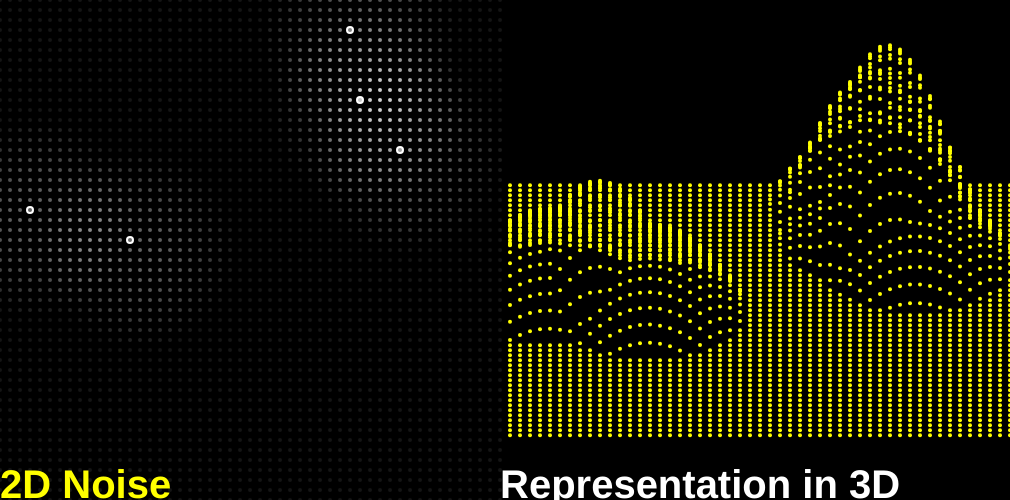
Frame 1 (no input)
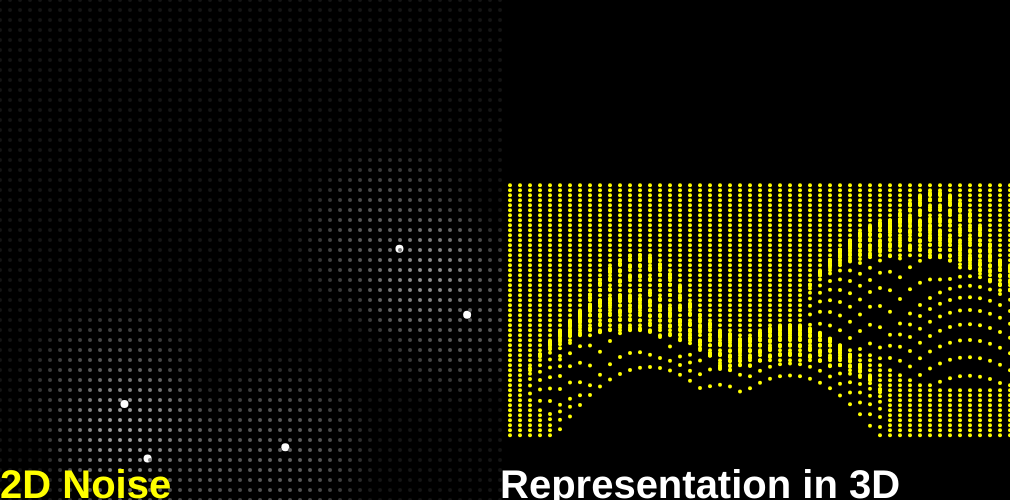
Frame 60 (no input)
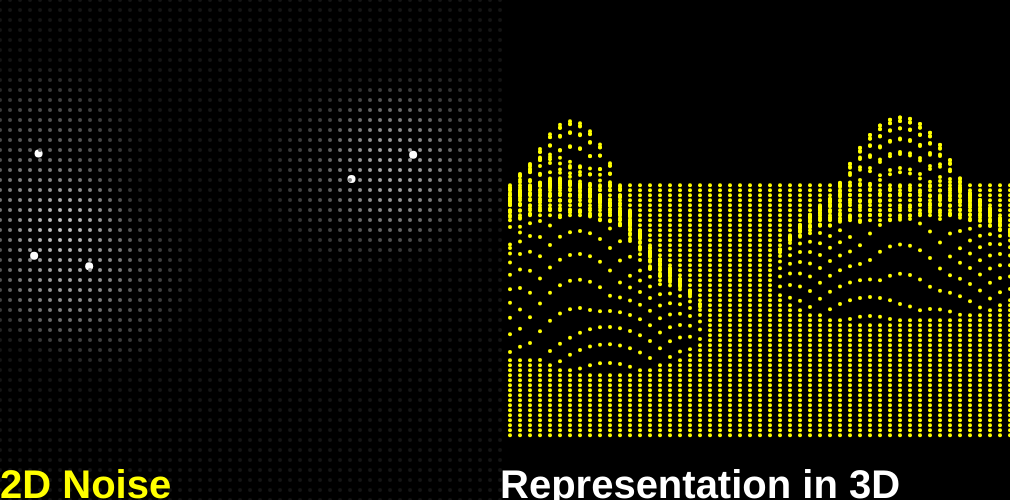
Frame 120 (the mouse pressed at the canvas centre since frame 60)

The p5.js sketch that drew these frames (run headless with seeded random() and noise() and a simulated clock; from frame 60 on, the mouse is pressed at the canvas centre):

// p5.js sketch
// ── sketch.js
let points = [];
let pointCount;
let res, pixeCount;
let maxDist;

function setup() {
  res=10;
  pixelCount=createVector(50,50);
  maxDist = 100;
  createCanvas(pixelCount.x*res * 2 +res, pixelCount.y*res);
  
  //initialize points
  pointCount = 5;
  for(let i = 0;i<pointCount;i++){
    points[i] = new MovingPoint();
  }
}


function draw() {
  background(0);

  
  for(let  i= 0;i<pointCount;i++){
    points[i].update();
  }
  
  let secondCanvasOffset = pixelCount.x * res + res;
  strokeWeight(4);
  for(let  i= 0;i<=pixelCount.y;i++){
    for(let j = 0;j<=pixelCount.x;j++){
      
      let sum=0;
      for(let  k= 0;k<pointCount;k++){
        sum += constrain(sq(dist(points[k].posX,points[k].posY,j,i)),0,maxDist);
      }
      sum = sqrt(sum)/pointCount;
      sum = map(sum,0,6,0,1000)%255;
      // draw map
      stroke(255-sum);
      point(j*res,i*res);
      
      // draw graph
      stroke(255,255,0);
      let posY = map(sum,0,500,0,pixelCount.y)+i*0.5;
      point(secondCanvasOffset+j*res,posY*res-50);
      
    }
  }
  
  // text
  noStroke();
  textStyle(BOLD);
  textSize(40);
  fill(255,255,0);
  text("2D Noise",0,pixelCount.y*res-2);
  fill(255);
  text("Representation in 3D",pixelCount.x*res,pixelCount.y*res-2);
  
  //noLoop();
}
// ── movingPoint.js
class MovingPoint{

  constructor(){
    this.posX=round(random(0,pixelCount.x));
    this.posY=round(random(0,pixelCount.y));
    this.moveX=random(4,10);
    this.moveY=random(4,10);
  }
  
  update(){
    strokeWeight(8);
    stroke(255);
    point(this.posX*res,this.posY*res);
    
    if(this.posX > 0 && this.posX < pixelCount.x){
      this.posX+=this.moveX*0.1;
    }else{
      this.moveX *= -1;
      this.posX+=this.moveX*0.1;
    }
    
    if(this.posY > 0 && this.posY < pixelCount.y){
      this.posY+=this.moveY*0.1;
    }else{
      this.moveY *= -1;
      this.posY+=this.moveY*0.1;
    }
  }

}
